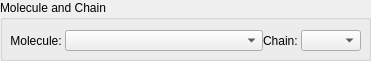
   <widget class="QGroupBox" name="groupBox_6">
    <property name="geometry">
     <rect>
      <x>10</x>
      <y>0</y>
      <width>371</width>
      <height>61</height>
     </rect>
    </property>
    <property name="title">
     <string>Molecule and Chain</string>
    </property>
    <widget class="QWidget" name="horizontalLayoutWidget_4">
     <property name="geometry">
      <rect>
       <x>10</x>
       <y>30</y>
       <width>351</width>
       <height>21</height>
      </rect>
     </property>
     <layout class="QHBoxLayout" name="horizontalLayout_37">
      <property name="spacing">
       <number>0</number>
      </property>
      <item>
       <widget class="QLabel" name="label_molecule">
        <property name="sizePolicy">
         <sizepolicy hsizetype="Fixed" vsizetype="Ignored">
          <horstretch>0</horstretch>
          <verstretch>0</verstretch>
         </sizepolicy>
        </property>
        <property name="text">
         <string>Molecule: </string>
        </property>
        <property name="alignment">
         <set>Qt::AlignRight|Qt::AlignTrailing|Qt::AlignVCenter</set>
        </property>
       </widget>
      </item>
      <item>
       <widget class="QComboBox" name="comboBox_design_molecule">
        <property name="sizePolicy">
         <sizepolicy hsizetype="Preferred" vsizetype="Ignored">
          <horstretch>0</horstretch>
          <verstretch>0</verstretch>
         </sizepolicy>
        </property>
        <property name="maximumSize">
         <size>
          <width>16777215</width>
          <height>16777215</height>
         </size>
        </property>
        <property name="statusTip">
         <string>Molecule for design.</string>
        </property>
       </widget>
      </item>
      <item>
       <widget class="QLabel" name="label_chainid">
        <property name="sizePolicy">
         <sizepolicy hsizetype="Maximum" vsizetype="Ignored">
          <horstretch>0</horstretch>
          <verstretch>0</verstretch>
         </sizepolicy>
        </property>
        <property name="text">
         <string>Chain: </string>
        </property>
        <property name="alignment">
         <set>Qt::AlignRight|Qt::AlignTrailing|Qt::AlignVCenter</set>
        </property>
       </widget>
      </item>
      <item>
       <widget class="QComboBox" name="comboBox_chain_id">
        <property name="sizePolicy">
         <sizepolicy hsizetype="Fixed" vsizetype="Ignored">
          <horstretch>0</horstretch>
          <verstretch>0</verstretch>
         </sizepolicy>
        </property>
        <property name="maximumSize">
         <size>
          <width>60</width>
          <height>16777215</height>
         </size>
        </property>
        <property name="statusTip">
         <string>Chain ID for design.</string>
        </property>
        <property name="sizeAdjustPolicy">
         <enum>QComboBox::AdjustToContents</enum>
        </property>
       </widget>
      </item>
     </layout>
    </widget>
   </widget>
